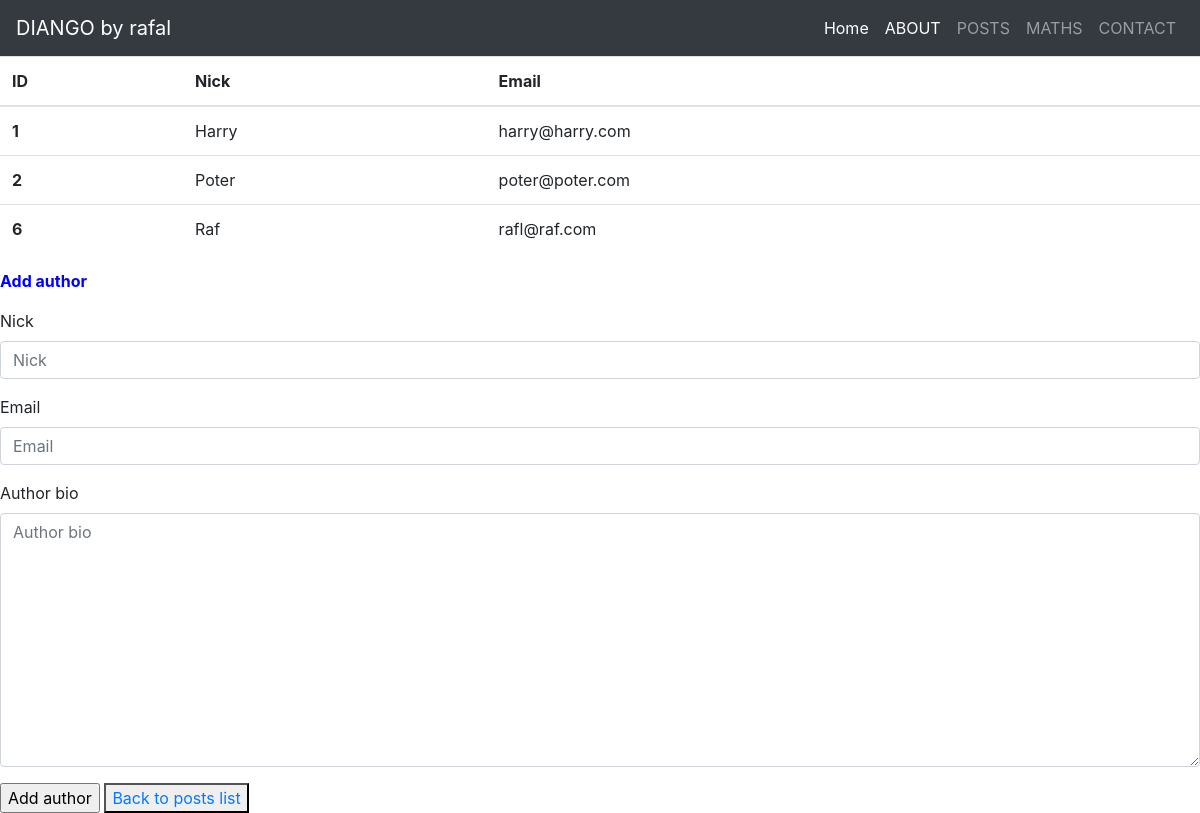
The page /posts/auth_add/ on the database as committed earlier.
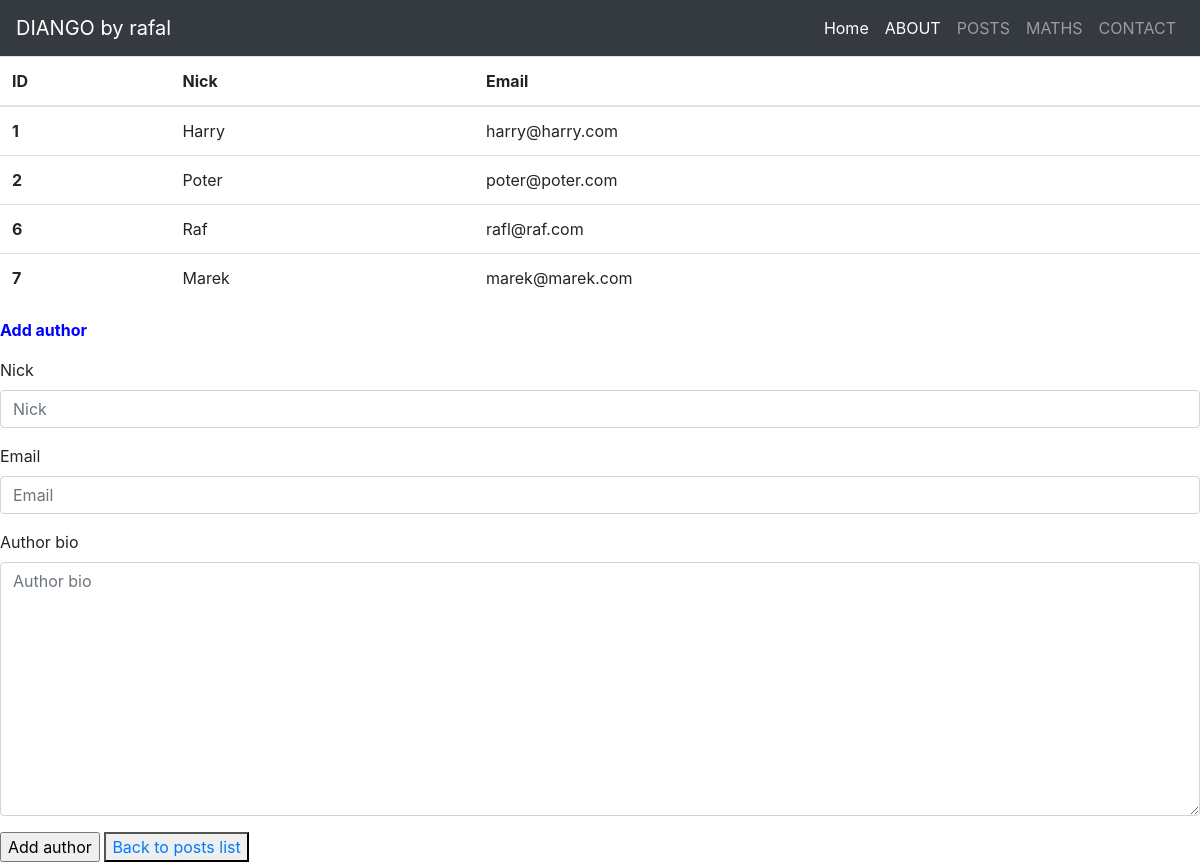
The same page on the database as committed later.
### posts/models.py (models this page shows, shortened)
class Author(models.Model):
    nick = models.CharField(max_length=5)
    email = models.EmailField(max_length=70,blank=True,unique=True)
    author_bio = models.TextField(null=True, blank=True)

### posts/views.py (the view, shortened to what this page needs)
# urls.py: path('auth_add/', add_author,  name="auth_add"),
def add_author(request):
    form_auth = AuthorForm()
    results_auth = Author.objects.all()
    return render(
        request=request,
        template_name="posts/auth_add.html",
        context={
            "results_auth": results_auth,
            "form_auth": form_auth
        }
    )

### posts/forms.py
class AuthorForm(forms.ModelForm):
    class Meta:
        model = Author
        fields = ["nick", "email", "author_bio"]

### posts/templates/posts/auth_add.html (shortened to what this page needs)
{% extends "greetings/main.html" %}
{% load bootstrap4 %}
{% block content %}
    <table class="table">
        <thead>
          <tr>
            <th scope="col">ID</th>
            <th scope="col">Nick</th>
            <th scope="col">Email</th>
          </tr>
        </thead>
        <tbody>
            <tbody>
                {% for a in results_auth %}
                    <tr>
                        <th>{{ a.id }}</a></th>
                        <td> {{ a.nick }}</td>
                        <td> {{ a.email }}</td>
                    </tr>
                {% endfor %}
        </tbody>
      </table>
    <form method="post">
        <div style="color:blue">
            <p><b>Add author</b></p>
        </div>
        {% bootstrap_form form_auth %}
        <input type="submit" value="Add author">
        <button type="button">
            <a href="{% url "posts:post_add" %}">Back to posts list</a>
        </button>
    </form>
{% endblock %}

Rows that differ between the two databases and show on the page:
added Author: id "7", nick "Marek", email "marek@marek.com"
